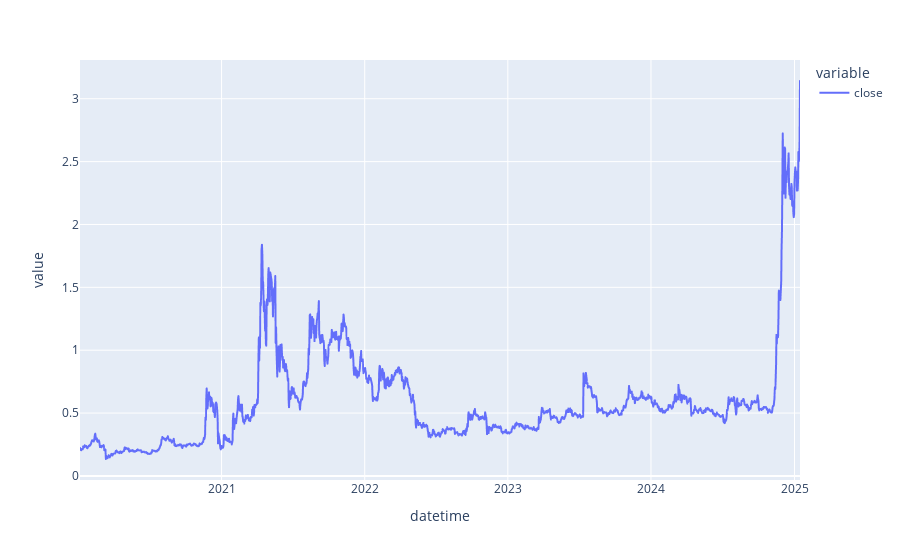

Notebook source saved alongside this figure:
### Code cell
df_ohlc_1d.set_index('datetime')['close'].plot(backend='plotly')

### Figure 1 — Plotly figure (JSON) as saved in the notebook; plotly's stock layout.template omitted (floating-point values rounded to 4 significant figures; data arrays with more than 128 entries replaced by an {"elided": "..."} marker saying what was removed)
{"data": [{"hovertemplate": "variable=close<br>datetime=%{x}<br>value=%{y}<extra></extra>", "legendgroup": "close", "line": {"color": "#636efa", "dash": "solid"}, "marker": {"symbol": "circle"}, "mode": "lines", "name": "close", "showlegend": true, "type": "scattergl", "x": {"elided": "1837 str values"}, "xaxis": "x", "y": {"elided": "1837 float values"}, "yaxis": "y"}], "layout": {"legend": {"title": {"text": "variable"}, "tracegroupgap": 0}, "margin": {"t": 60}, "xaxis": {"anchor": "y", "domain": [0, 1], "title": {"text": "datetime"}}, "yaxis": {"anchor": "x", "domain": [0, 1], "title": {"text": "value"}}}}
